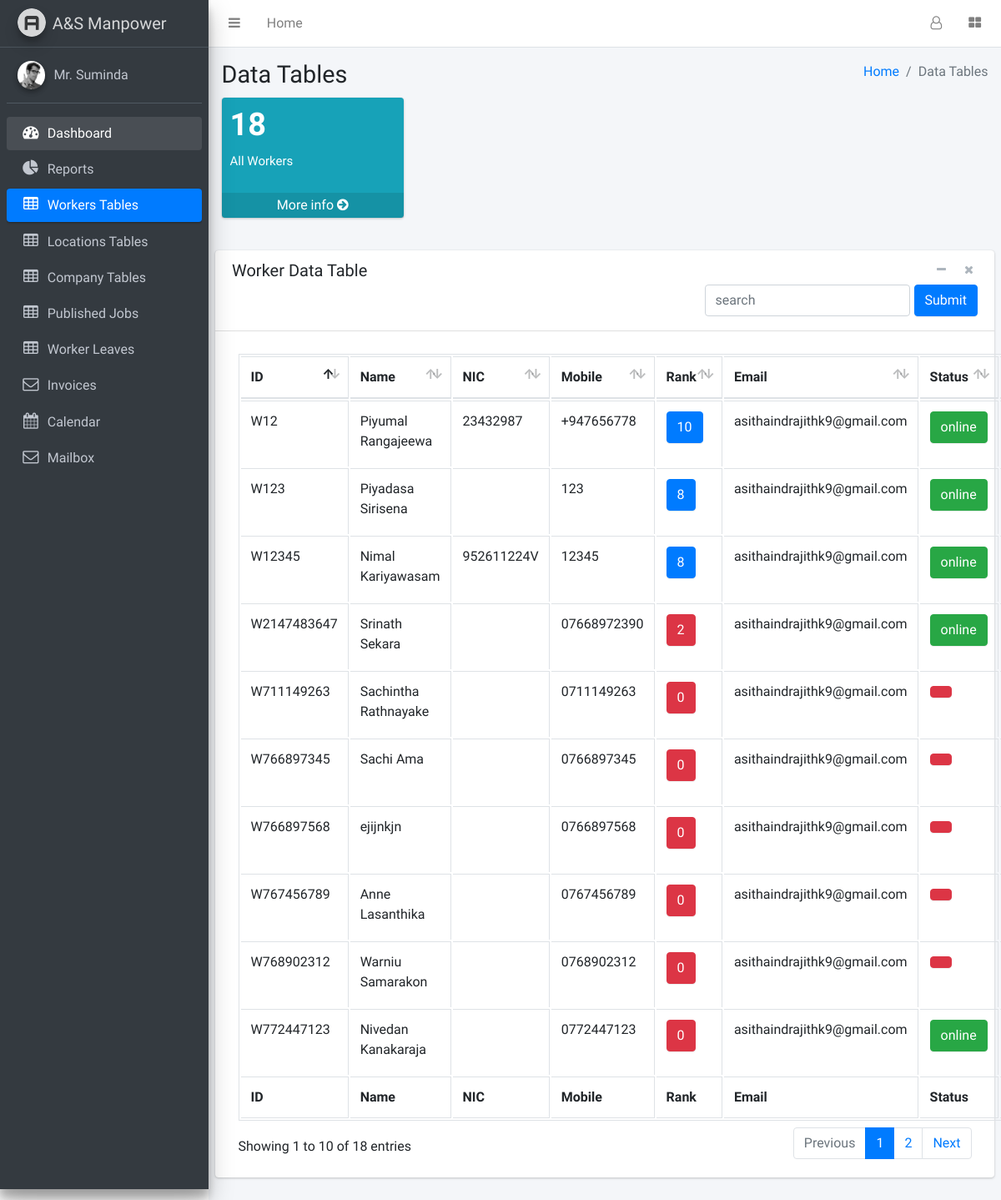
The page /pages/others/tables/data.php on the database its author committed.
### tables this page shows
CREATE TABLE `worker` (
  `workerID` varchar(45) NOT NULL,
  `workerName` varchar(45) DEFAULT NULL,
  `workerNIC` varchar(45) DEFAULT NULL,
  `workerPhone` varchar(45) DEFAULT NULL,
  `workerRank` int(10) DEFAULT '0',
  `workerEmail` varchar(45) DEFAULT NULL,
  `workerStatus` varchar(45) DEFAULT NULL,
  `workerImage` varchar(5000) DEFAULT NULL
);

### pages/query_boxes/supplier_view_workers.php (the view)
<?php
    $query="SELECT * FROM worker";
    $result=mysqli_query($conn,$query);
    if(mysqli_num_rows($result)>0){
        while($row=mysqli_fetch_assoc($result)){
            $rank="danger";
            if($row['workerRank']>7){
                $rank="primary";
            }else if($row['workerRank']>5){
                $rank="success";
            }else if($row['workerRank']>3){
                $rank="warning";
            }
            $status="success";
            if($row['workerStatus']!='online'){
                $status="danger";
            }
            echo "<tr>
                  <td>".$row['workerID']."</td>
                  <td>".$row['workerName']."</td>
                  <td>".$row['workerNIC']."</td>
                  <td>".$row['workerPhone']."</td>
                  <td><lable class='btn btn-".$rank."'>".$row['workerRank']."</lable></td>
                  <td>".$row['workerEmail']."</td>
                  <td><lable class='btn btn-".$status."'>".$row['workerStatus']."</lable></td>
                  <td>
                    <div style='text-align:right'>
                            <form action='../../query_boxes/supplier_remove_worker.php' autocomplete='on' method='POST'>
                                <div class='form-group'>
                                    <input style='display:none' type='text' value='".$row['workerID']."' name='workerID' required>
                                    <input type='submit' class='form-control btn btn-danger' value='Remove' name='removeWorker' required>
                                </div>
                            </form>
                        </div>
                  </td>
                </tr>";
        }
    }
?>

### rows shown on the page
worker: workerID "W12", workerName "Piyumal Rangajeewa", workerNIC "23432987", workerPhone "+947656778", workerRank "10", workerEmail "asithaindrajithk9@gmail.com", workerStatus "online"
worker: workerID "W123", workerName "Piyadasa Sirisena", workerPhone "123", workerRank "8", workerEmail "asithaindrajithk9@gmail.com", workerStatus "online"
worker: workerID "W12345", workerName "Nimal Kariyawasam", workerNIC "952611224V", workerPhone "12345", workerRank "8", workerEmail "asithaindrajithk9@gmail.com", workerStatus "online"
worker: workerID "W2147483647", workerName "Srinath Sekara", workerPhone "07668972390", workerRank "2", workerEmail "asithaindrajithk9@gmail.com", workerStatus "online"
worker: workerID "W711149263", workerName "Sachintha Rathnayake", workerPhone "0711149263", workerRank "0", workerEmail "asithaindrajithk9@gmail.com"
worker: workerID "W766897345", workerName "Sachi Ama", workerPhone "0766897345", workerRank "0", workerEmail "asithaindrajithk9@gmail.com"
worker: workerID "W766897568", workerName "ejijnkjn", workerPhone "0766897568", workerRank "0", workerEmail "asithaindrajithk9@gmail.com"
worker: workerID "W767456789", workerName "Anne Lasanthika", workerPhone "0767456789", workerRank "0", workerEmail "asithaindrajithk9@gmail.com"
worker: workerID "W768902312", workerName "Warniu Samarakon", workerPhone "0768902312", workerRank "0", workerEmail "asithaindrajithk9@gmail.com"
worker: workerID "W772447123", workerName "Nivedan Kanakaraja", workerPhone "0772447123", workerRank "0", workerEmail "asithaindrajithk9@gmail.com", workerStatus "online"

### other values the page prints
$row['workerCount'] "18"
